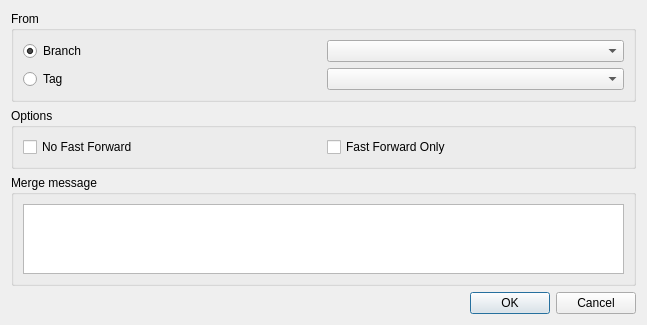
<?xml version="1.0" encoding="UTF-8"?>
<ui version="4.0">
 <class>Dialog</class>
 <widget class="QDialog" name="Dialog">
  <property name="geometry">
   <rect>
    <x>0</x>
    <y>0</y>
    <width>647</width>
    <height>298</height>
   </rect>
  </property>
  <property name="windowTitle">
   <string>Merge</string>
  </property>
  <layout class="QVBoxLayout" name="verticalLayout_2">
   <item>
    <widget class="QGroupBox" name="groupBox">
     <property name="title">
      <string>From</string>
     </property>
     <layout class="QVBoxLayout" name="verticalLayout">
      <item>
       <layout class="QGridLayout" name="gridLayout">
        <item row="5" column="0">
         <widget class="QRadioButton" name="radioTag">
          <property name="text">
           <string>Tag</string>
          </property>
         </widget>
        </item>
        <item row="0" column="1">
         <widget class="QComboBox" name="comboBranch"/>
        </item>
        <item row="0" column="0">
         <widget class="QRadioButton" name="radioBranch">
          <property name="text">
           <string>Branch</string>
          </property>
          <property name="checked">
           <bool>true</bool>
          </property>
         </widget>
        </item>
        <item row="5" column="1">
         <widget class="QComboBox" name="comboTag"/>
        </item>
       </layout>
      </item>
     </layout>
    </widget>
   </item>
   <item>
    <widget class="QGroupBox" name="grpOptions">
     <property name="title">
      <string>Options</string>
     </property>
     <property name="checkable">
      <bool>false</bool>
     </property>
     <property name="checked">
      <bool>false</bool>
     </property>
     <layout class="QGridLayout" name="gridLayout_3">
      <item row="0" column="1">
       <widget class="QCheckBox" name="chkFastForwardOnly">
        <property name="text">
         <string>Fast Forward Only</string>
        </property>
       </widget>
      </item>
      <item row="0" column="0">
       <widget class="QCheckBox" name="chkNoFastForward">
        <property name="text">
         <string>No Fast Forward</string>
        </property>
       </widget>
      </item>
     </layout>
    </widget>
   </item>
   <item>
    <widget class="QGroupBox" name="grpMessage">
     <property name="title">
      <string>Merge message</string>
     </property>
     <property name="checkable">
      <bool>false</bool>
     </property>
     <property name="checked">
      <bool>false</bool>
     </property>
     <layout class="QGridLayout" name="gridLayout_2">
      <item row="0" column="0">
       <widget class="QTextEdit" name="txtMessage"/>
      </item>
     </layout>
    </widget>
   </item>
   <item>
    <spacer name="verticalSpacer">
     <property name="orientation">
      <enum>Qt::Vertical</enum>
     </property>
     <property name="sizeHint" stdset="0">
      <size>
       <width>20</width>
       <height>105</height>
      </size>
     </property>
    </spacer>
   </item>
   <item>
    <widget class="QDialogButtonBox" name="buttonBox">
     <property name="orientation">
      <enum>Qt::Horizontal</enum>
     </property>
     <property name="standardButtons">
      <set>QDialogButtonBox::Cancel|QDialogButtonBox::Ok</set>
     </property>
    </widget>
   </item>
  </layout>
 </widget>
 <resources/>
 <connections/>
</ui>
